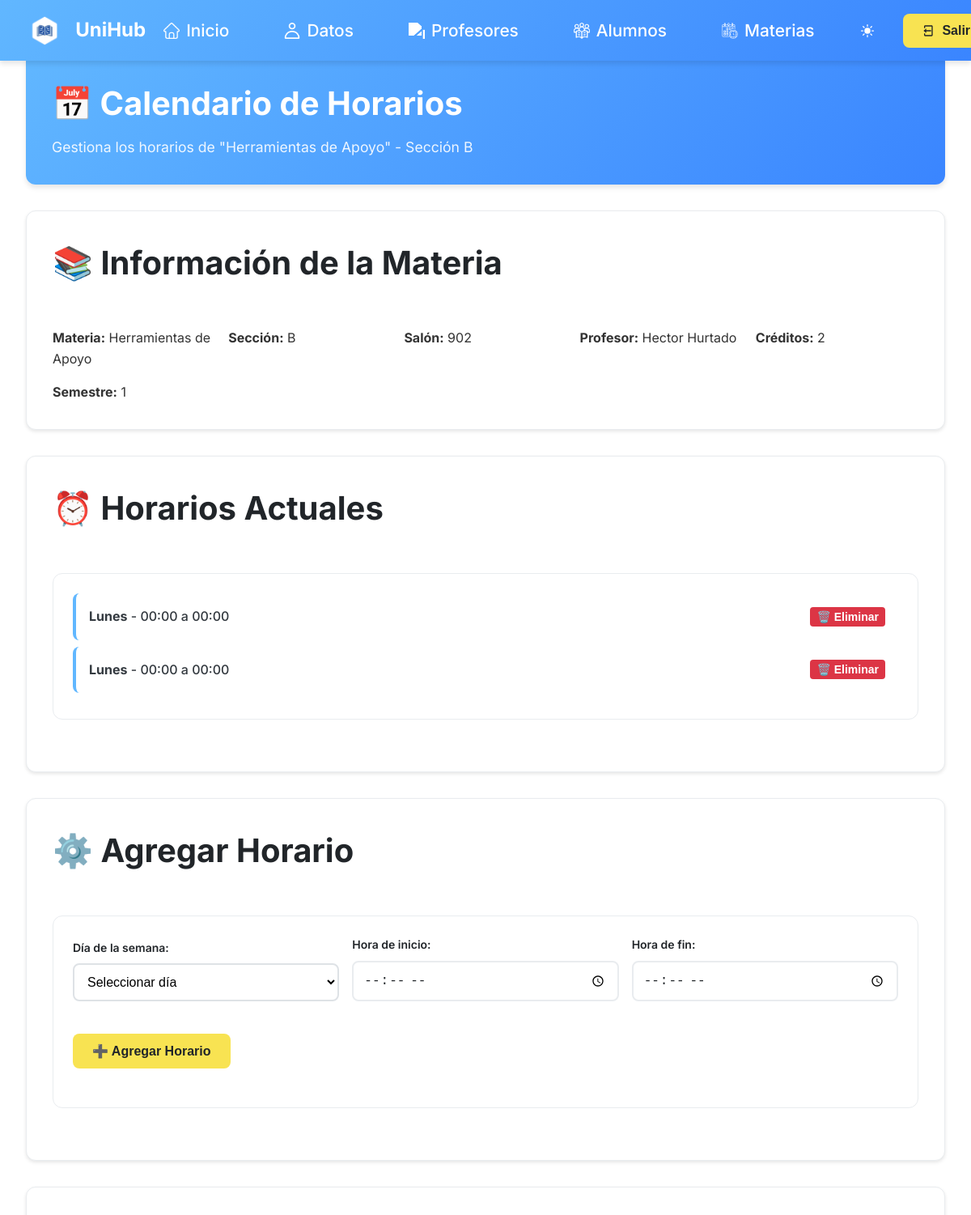
The app's page /calendario_horarios.php?materia_id=85 (signed in, upper part), older data.
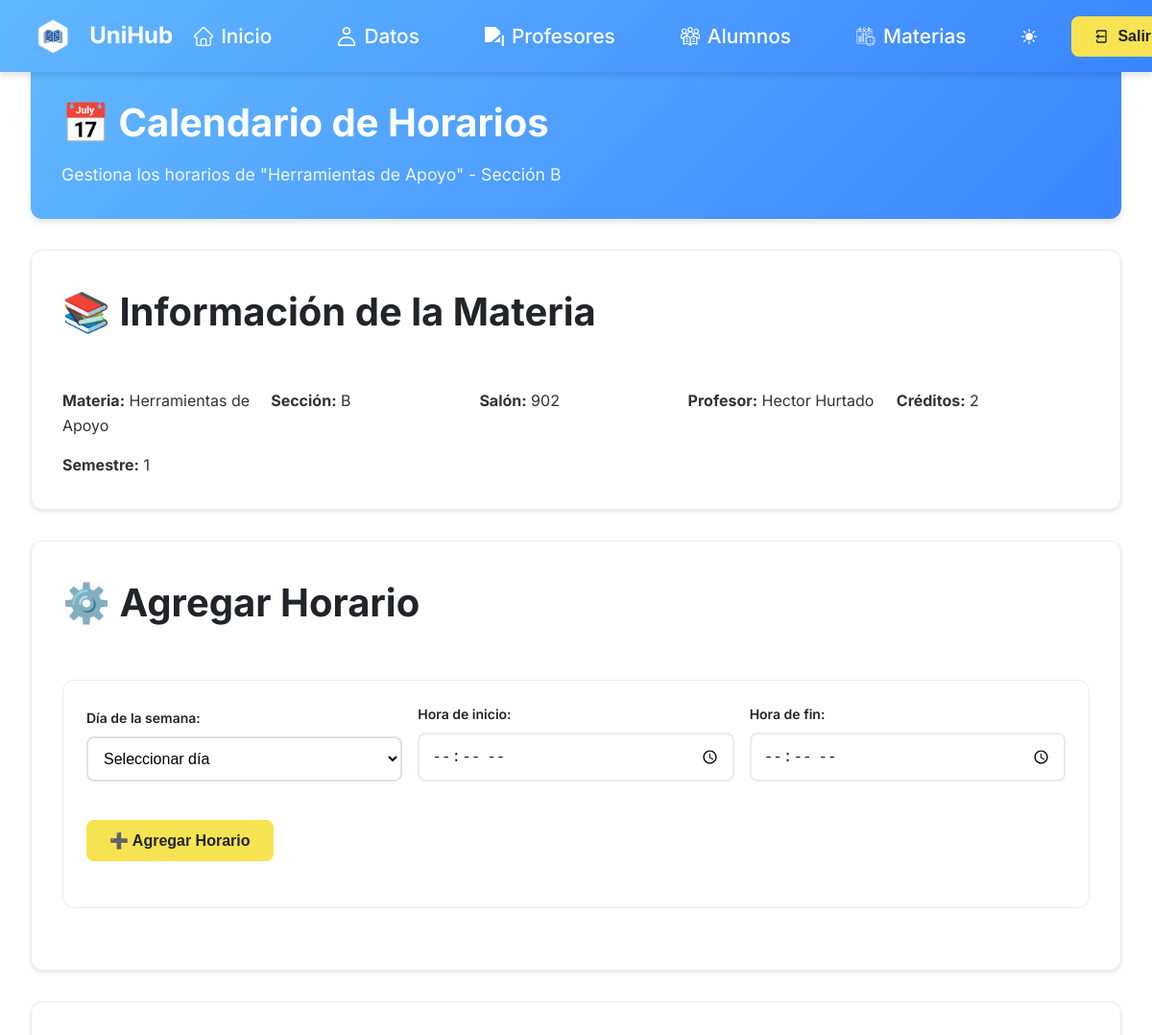
The same page, newer data.
### tables this page shows
CREATE TABLE IF NOT EXISTS `horariosmateria` (
  `id` int NOT NULL AUTO_INCREMENT,
  `id_materia` int DEFAULT NULL,
  `dia` varchar(10) DEFAULT NULL,
  `hora_inicio` time DEFAULT NULL,
  `hora_fin` time DEFAULT NULL,
  PRIMARY KEY (`id`),
  KEY `id_materia` (`id_materia`)
);

### calendario_horarios.php (the view, shortened to what this page needs)
<?php
require 'conexion.php';
$materia_id = isset($_GET['materia_id']) ? $_GET['materia_id'] : null;
$sql_materia = "SELECT m.*, p.nombre AS profesor_nombre
                FROM materias m
                LEFT JOIN profesores p ON m.id_profesor = p.id
                WHERE m.id = ?";
$stmt_materia = $conn->prepare($sql_materia);
$stmt_materia->bind_param("i", $materia_id);
$stmt_materia->execute();
$result_materia = $stmt_materia->get_result();
$materia = $result_materia->fetch_assoc();
$sql_horarios = "SELECT * FROM horariosmateria WHERE id_materia = ? ORDER BY dia, hora_inicio";
$stmt_horarios = $conn->prepare($sql_horarios);
$stmt_horarios->bind_param("i", $materia_id);
$stmt_horarios->execute();
$result_horarios = $stmt_horarios->get_result();
$horarios_existentes = [];
while ($row = $result_horarios->fetch_assoc()) {
    $horarios_existentes[] = $row;
}
?>
<!DOCTYPE html>
<html lang="es">
<head>
    <link rel="stylesheet" href="css/admin-general.css">
</head>
<body>
    <?php include 'navAdmin.php'; ?>
    <div class="main-content">
        <div class="page-header">
            <h1 class="page-title">📅 Calendario de Horarios</h1>
            <p class="page-subtitle">Gestiona los horarios de "<?php echo htmlspecialchars($materia['nombre']); ?>" - Sección <?php echo htmlspecialchars($materia['seccion']); ?></p>
        </div>
        <div class="content-section">
            <h2 class="section-title">
                📚 Información de la Materia
            </h2>
            <div style="display: grid; grid-template-columns: repeat(auto-fit, minmax(200px, 1fr)); gap: 1rem;">
                <div>
                    <strong>Materia:</strong> <?php echo htmlspecialchars($materia['nombre']); ?>
                </div>
                <div>
                    <strong>Sección:</strong> <?php echo htmlspecialchars($materia['seccion']); ?>
                </div>
                <div>
                    <strong>Salón:</strong> <?php echo htmlspecialchars($materia['salon']); ?>
                </div>
                <div>
                    <strong>Profesor:</strong> <?php echo htmlspecialchars($materia['profesor_nombre'] ?? 'Sin asignar'); ?>
                </div>
                <div>
                    <strong>Créditos:</strong> <?php echo htmlspecialchars($materia['creditos']); ?>
                </div>
                <div>
                    <strong>Semestre:</strong> <?php echo htmlspecialchars($materia['semestre']); ?>
                </div>
            </div>
        </div>
        <?php if (!empty($horarios_existentes)): ?>
        <div class="content-section">
            <h2 class="section-title">
                ⏰ Horarios Actuales
            </h2>
            <div class="existing-schedules">
                <?php foreach ($horarios_existentes as $horario): ?>
                    <div class="schedule-item">
                        <div class="schedule-info-text">
                            <strong><?php echo htmlspecialchars($horario['dia']); ?></strong> -
                            <?php echo date('H:i', strtotime($horario['hora_inicio'])); ?> a
                            <?php echo date('H:i', strtotime($horario['hora_fin'])); ?>
                        </div>
                        <div class="schedule-actions">
                            <button class="btn-danger btn-small" onclick="eliminarHorario(<?php echo $horario['id']; ?>)">
                                🗑️ Eliminar
                            </button>
                        </div>
                    </div>
                <?php endforeach; ?>
            </div>
        </div>
        <?php endif; ?>
        <div class="content-section">
            <h2 class="section-title">
                ⚙️ Agregar Horario
            </h2>
            <div class="controls-panel">
                <form id="horarioForm">
                    <div class="controls-grid">
                        <div class="form-group">
                            <label class="form-label" for="dia">Día de la semana:</label>
                            <select class="form-select" id="dia" name="dia" required>
                                <option value="">Seleccionar día</option>
                            </select>
                        </div>
                        <div class="form-group">
                            <label class="form-label" for="hora_inicio">Hora de inicio:</label>
                            <input class="form-input" type="time" id="hora_inicio" name="hora_inicio" required>
                        </div>
                        <div class="form-group">
                            <label class="form-label" for="hora_fin">Hora de fin:</label>
                            <input class="form-input" type="time" id="hora_fin" name="hora_fin" required>
                        </div>
                        <div class="form-group">
                            <button type="submit" class="btn-primary">➕ Agregar Horario</button>
                        </div>
                    </div>
                </form>
            </div>
        </div>
        <div class="content-section">
        </div>
    </div>
</body>
</html>

Row changes from the older to the newer data that the page shows:
removed horariosmateria: dia "Lunes", hora_inicio "00:00", hora_fin "00:00"
removed horariosmateria: dia "Lunes", hora_inicio "00:00", hora_fin "00:00"
Text that changed along with them:
text no longer shown: "⏰ Horarios Actuales"
